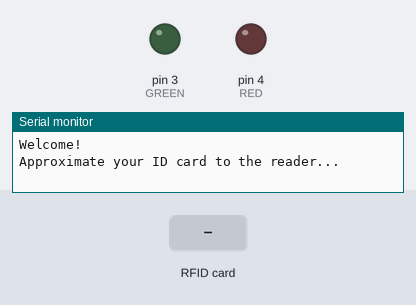
This sketch was run on a simulated Arduino Uno, built with avr-gcc and run on an emulated ATmega328P. Parts: output pins drawn as LEDs (lit = HIGH), the last lines printed to the serial monitor. The inputs (shaded band) are chosen by the test bench. Pins used as bus, display or sensor lines are not drawn.

Above: at 1.2 s.
1.3 s: RFID card 43 9F 10 27 held to the reader
At 2.4 s:
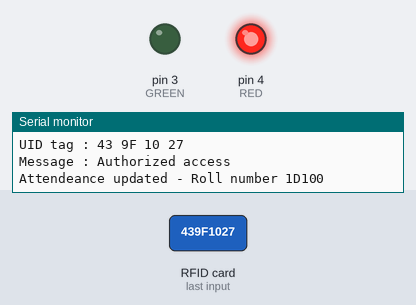
2.8 s: RFID card 5E 7A 19 C4 held to the reader
At 4.9 s:
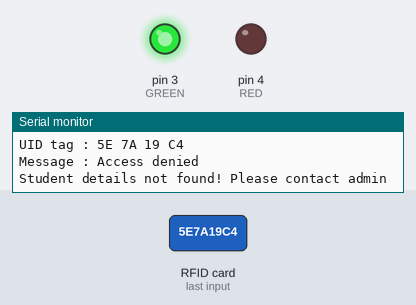
Timing chart, 0 to 8.9 s (numbered marks = the images above; inputs shaded):
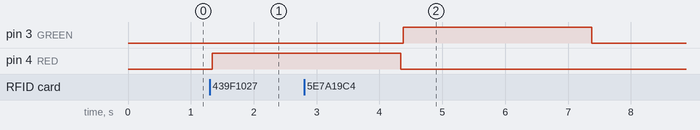

The sketch:

rfid.ino
```cpp
 #include <SPI.h>
#include <MFRC522.h>

#define SS_PIN 10
#define RST_PIN 9
MFRC522 mfrc522(SS_PIN, RST_PIN);   // Create MFRC522 instance.

void setup()
{
  Serial.begin(9600);   // Initiate a serial communication
  SPI.begin();      // Initiate  SPI bus
  mfrc522.PCD_Init();   // Initiate MFRC522
  Serial.println("Welcome!");
  Serial.println("Approximate your ID card to the reader...");
  Serial.println();
  pinMode(3,OUTPUT); //GREEN
  pinMode(4,OUTPUT); //RED
}
void loop()
{
  // Look for new cards
  if ( ! mfrc522.PICC_IsNewCardPresent())
  {
    return;
  }
  // Select one of the cards
  if ( ! mfrc522.PICC_ReadCardSerial())
  {
    return;
  }
  //Show UID on serial monitor
  Serial.print("UID tag :");
  String content= "";
  byte letter;
  for (byte i = 0; i < mfrc522.uid.size; i++)
  {
     Serial.print(mfrc522.uid.uidByte[i] < 0x10 ? " 0" : " ");
     Serial.print(mfrc522.uid.uidByte[i], HEX);
     content.concat(String(mfrc522.uid.uidByte[i] < 0x10 ? " 0" : " "));
     content.concat(String(mfrc522.uid.uidByte[i], HEX));
  }
  Serial.println();
  Serial.print("Message : ");
  content.toUpperCase();
  if (content.substring(1) == "43 9F 10 27") //Card - 43 9F 10 27 Key Chain  B2 AB 92 79
  {
    Serial.println("Authorized access");
    Serial.println("Attendeance updated - Roll number 1D100");
    Serial.println();
    digitalWrite(4,1);
    delay(3000);
    digitalWrite(4,0);
  }

 else   {
    Serial.println("Access denied");
    Serial.println("Student details not found! Please contact admin");
    Serial.println();
    digitalWrite(3,1);
    delay(3000);
    digitalWrite(3,0);
  }
}
```

Measured:
- after the input at 1.3 s, pin 4 (RED): LOW → HIGH at once
- after the input at 2.8 s, pin 3 (GREEN): LOW → HIGH after 1.6 s, → LOW 3.0 s later
